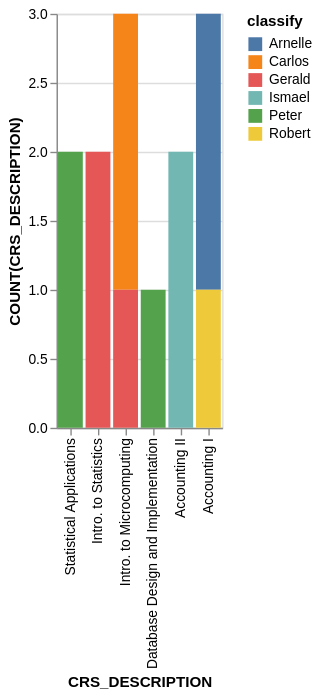

Vega-Lite specification for this chart:
### Vega-Lite specification from a JSON file in a GitHub repository (floating-point values rounded to 4 significant figures)
{"data": {"values": [{"x_data": "Accounting I", "y_data": 2, "classify": "Arnelle"}, {"x_data": "Accounting II", "y_data": 0, "classify": "Arnelle"}, {"x_data": "Database Design and Implementation", "y_data": 0, "classify": "Arnelle"}, {"x_data": "Intro. to Microcomputing", "y_data": 0, "classify": "Arnelle"}, {"x_data": "Intro. to Statistics", "y_data": 0, "classify": "Arnelle"}, {"x_data": "Statistical Applications", "y_data": 0, "classify": "Arnelle"}, {"x_data": "Accounting I", "y_data": 0, "classify": "Carlos"}, {"x_data": "Accounting II", "y_data": 0, "classify": "Carlos"}, {"x_data": "Database Design and Implementation", "y_data": 0, "classify": "Carlos"}, {"x_data": "Intro. to Microcomputing", "y_data": 2, "classify": "Carlos"}, {"x_data": "Intro. to Statistics", "y_data": 0, "classify": "Carlos"}, {"x_data": "Statistical Applications", "y_data": 0, "classify": "Carlos"}, {"x_data": "Accounting I", "y_data": 0, "classify": "Gerald"}, {"x_data": "Accounting II", "y_data": 0, "classify": "Gerald"}, {"x_data": "Database Design and Implementation", "y_data": 0, "classify": "Gerald"}, {"x_data": "Intro. to Microcomputing", "y_data": 1, "classify": "Gerald"}, {"x_data": "Intro. to Statistics", "y_data": 2, "classify": "Gerald"}, {"x_data": "Statistical Applications", "y_data": 0, "classify": "Gerald"}, {"x_data": "Accounting I", "y_data": 0, "classify": "Ismael"}, {"x_data": "Accounting II", "y_data": 2, "classify": "Ismael"}, {"x_data": "Database Design and Implementation", "y_data": 0, "classify": "Ismael"}, {"x_data": "Intro. to Microcomputing", "y_data": 0, "classify": "Ismael"}, {"x_data": "Intro. to Statistics", "y_data": 0, "classify": "Ismael"}, {"x_data": "Statistical Applications", "y_data": 0, "classify": "Ismael"}, {"x_data": "Accounting I", "y_data": 0, "classify": "Peter"}, {"x_data": "Accounting II", "y_data": 0, "classify": "Peter"}, {"x_data": "Database Design and Implementation", "y_data": 1, "classify": "Peter"}, {"x_data": "Intro. to Microcomputing", "y_data": 0, "classify": "Peter"}, {"x_data": "Intro. to Statistics", "y_data": 0, "classify": "Peter"}, {"x_data": "Statistical Applications", "y_data": 2, "classify": "Peter"}, {"x_data": "Accounting I", "y_data": 1, "classify": "Robert"}, {"x_data": "Accounting II", "y_data": 0, "classify": "Robert"}, {"x_data": "Database Design and Implementation", "y_data": 0, "classify": "Robert"}, {"x_data": "Intro. to Microcomputing", "y_data": 0, "classify": "Robert"}, {"x_data": "Intro. to Statistics", "y_data": 0, "classify": "Robert"}, {"x_data": "Statistical Applications", "y_data": 0, "classify": "Robert"}]}, "mark": "bar", "encoding": {"x": {"field": "x_data", "type": "nominal", "title": "CRS_DESCRIPTION", "sort": "descending"}, "y": {"field": "y_data", "type": "quantitative", "title": "COUNT(CRS_DESCRIPTION)"}, "color": {"field": "classify"}}}
